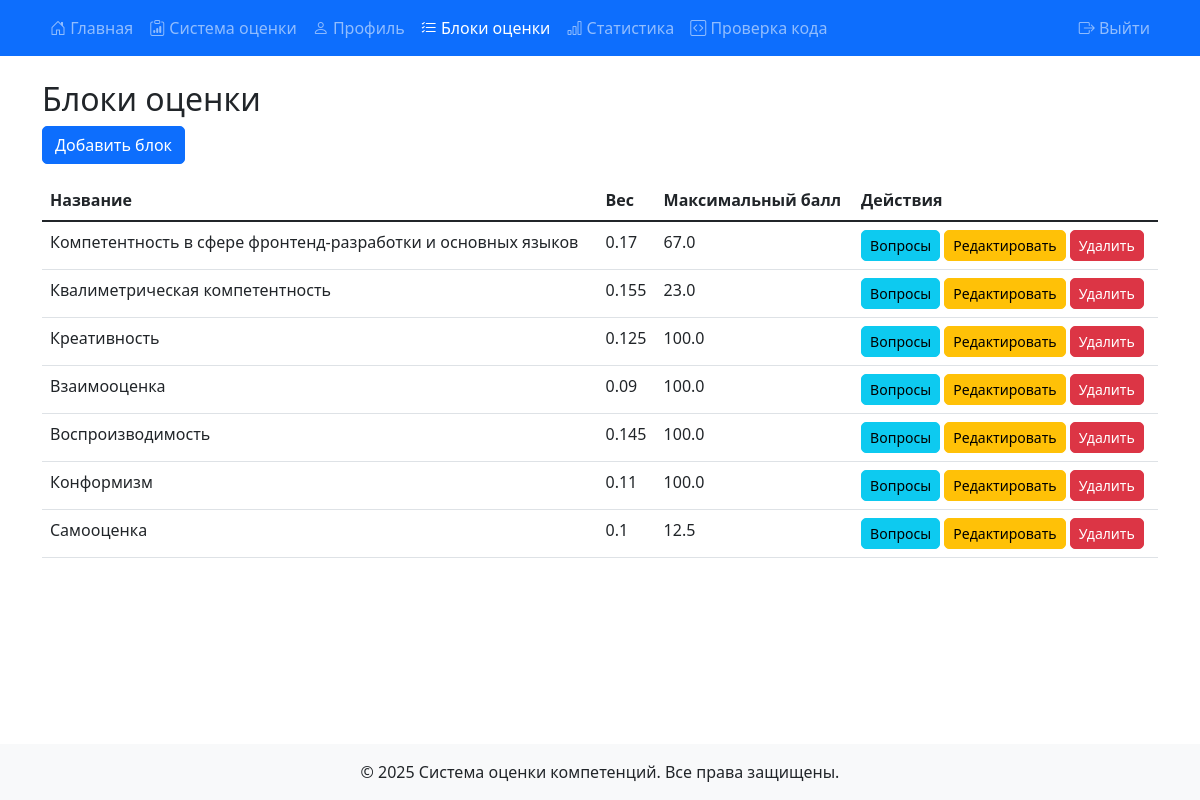
The app's page /assessment_blocks (signed in), older data.
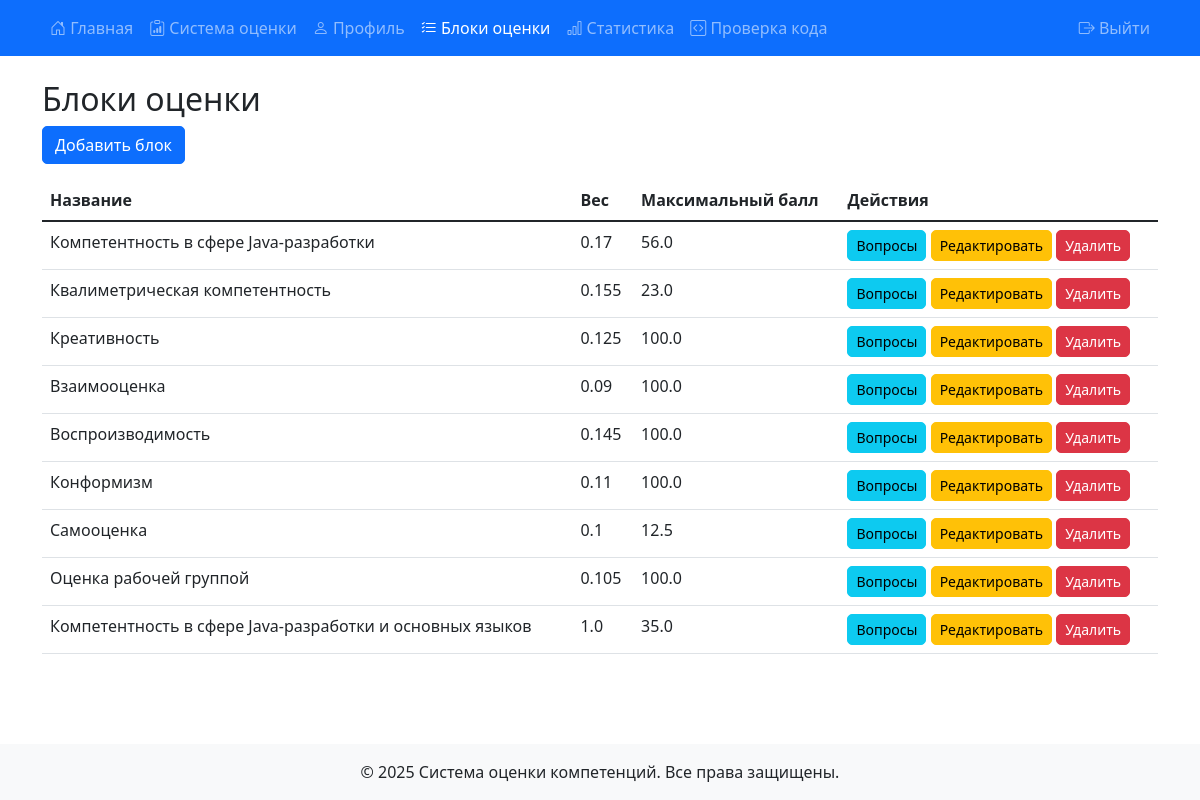
The same page, newer data.
### models.py (models this page shows)
class AssessmentBlock(db.Model):
    __tablename__ = 'assessment_block'
    id = db.Column(db.Integer, primary_key=True)
    name = db.Column(db.String(100), nullable=False)
    description = db.Column(db.Text)
    weight = db.Column(db.Float, default=1.0)
    max_score = db.Column(db.Float, default=10.0)
    questions = db.relationship('AssessmentQuestion', back_populates='block', lazy=True)

### 1.py (the view)
@app.route('/assessment_blocks')
@role_required(['expert', 'admin'])
def assessment_blocks():
    blocks = AssessmentBlock.query.all()
    return render_template('assessment_blocks.html', blocks=blocks)

### 1.py (called while the page is built)
@login_manager.user_loader
def load_user(user_id):
    return db.session.get(User, int(user_id))

def debug_print(message):
    print(f"[DEBUG] {message}")
    logger.debug(message)
    with open('debug.log', 'a', encoding='utf-8') as f:
        f.write(f"{datetime.now().strftime('%Y-%m-%d %H:%M:%S')} - {message}\n")

def sync_session_role():
    if 'user_id' in session:
        user = db.session.get(User, session['user_id'])
        if user and session.get('role') != user.role:
            session['role'] = user.role
            debug_print(f"Synchronized session role to {user.role} for user {user.username}")

### templates/assessment_blocks.html
{% extends "base.html" %}
{% block content %}
<div class="container mt-4">
    <h2>Блоки оценки</h2>
    <a href="{{ url_for('add_assessment_block') }}" class="btn btn-primary mb-3">Добавить блок</a>
    <table class="table">
        <thead>
            <tr>
                <th>Название</th>
                <th>Вес</th>
                <th>Максимальный балл</th>
                <th>Действия</th>
            </tr>
        </thead>
        <tbody>
            {% for block in blocks %}
            <tr>
                <td>{{ block.name }}</td>
                <td>{{ block.weight }}</td>
                <td>{{ block.max_score }}</td>
                <td>
                    <a href="{{ url_for('assessment_questions', block_id=block.id) }}" class="btn btn-sm btn-info">Вопросы</a>
                    <a href="{{ url_for('edit_assessment_block', block_id=block.id) }}" class="btn btn-sm btn-warning">Редактировать</a>
                    <form action="{{ url_for('delete_assessment_block', block_id=block.id) }}" method="post" class="d-inline">
                        <button type="submit" class="btn btn-sm btn-danger" onclick="return confirm('Вы уверены?')">Удалить</button>
                    </form>
                </td>
            </tr>
            {% endfor %}
        </tbody>
    </table>
</div>
{% endblock %}

Row changes from the older to the newer data that the page shows:
changed AssessmentBlock: name "Компетентность в сфере фронтенд-разработки и основных языков" → "Компетентность в сфере Java-разработки"; max_score "67.0" → "56.0"
added AssessmentBlock: name "Оценка рабочей группой", weight "0.105", max_score "100.0"
added AssessmentBlock: name "Компетентность в сфере Java-разработки и основных языков", weight "1.0", max_score "35.0"
